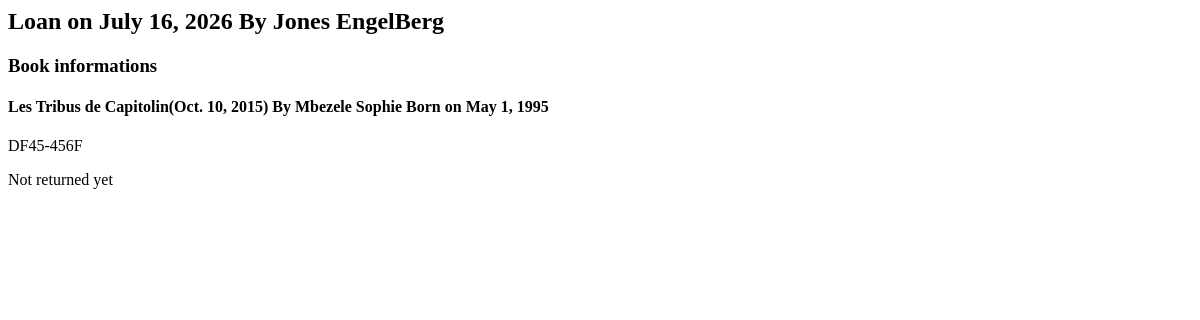
The app's page /loans/detail/1/, older data.
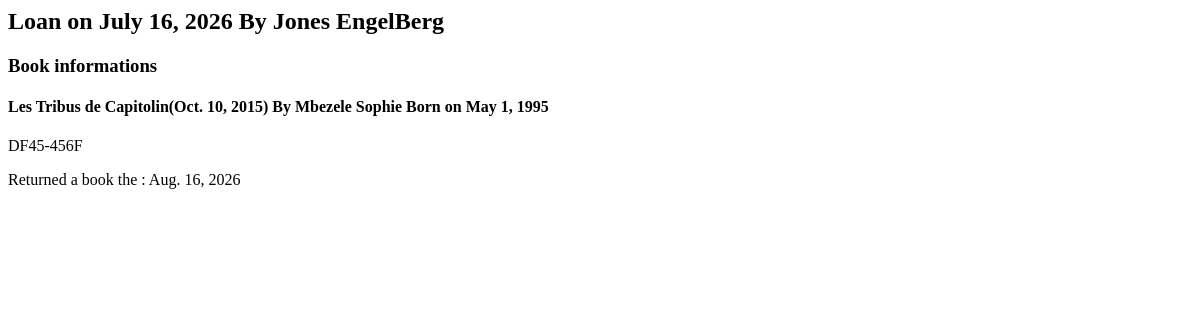
The same page, newer data.
### core/models.py (models this page shows, shortened)
class Loan(models.Model):
    book = models.ForeignKey(Book, on_delete=models.CASCADE)
    borrower = models.CharField(max_length=50)
    loan_date = models.DateField(auto_now=False, auto_now_add=True)
    return_date = models.DateField(auto_now=False, auto_now_add=False)
    effective_return_date = models.DateField(null=True, blank=True,auto_now=False, auto_now_add=False)
    class Meta:
        verbose_name = "loan"
        verbose_name_plural = "loans"

class Book(models.Model):
    title = models.CharField(max_length=50)
    isbn = models.CharField(unique=True, max_length=50)
    publication_date = models.DateField()
    available = models.BooleanField(default=True)
    author = models.ForeignKey("author", on_delete=models.SET_NULL, null=True)
    summary = models.TextField(null=True, blank=True)
    class Meta:
        verbose_name = "Book"
        verbose_name_plural = "Books"
        ordering = ["-publication_date"]

class Author(models.Model):
    name = models.CharField(max_length=50)
    surname = models.CharField(max_length=50)
    birthday = models.DateField(auto_now=False, auto_now_add=False)
    class Meta:
        verbose_name = "Author"
        verbose_name_plural = "Authors"

### core/views.py (the view)
# urls.py: path('loans/detail/<int:pk>/', views.detail_loan, name="detail_loan"),
def detail_loan(request, pk):
    loan = get_object_or_404(models.Loan, id=pk)
    return render(request, "core/loan_detail.html", {"loan":loan})

### core/templates/core/loan_detail.html
<h2>Loan on {{ loan.loan_date }} By {{ loan.borrower }} </h2>
<div><h3>Book informations</h3>
<h4>{{loan.book.title}}({{ loan.book.publication_date }}) By {{ loan.book.author.name}} {{loan.book.author.surname}} Born on {{loan.book.author.birthday}}</h4>
<p>{{loan.book.isbn}}<p>
</div>
{% if loan.effective_return_date %}
    <p>Returned a book the : {{ loan.return_date }}
{% else %}
    <p>Not returned yet</p>
{% endif %}

Row changes from the older to the newer data that the page shows:
changed Loan "Jones EngelBerg": effective_return_date empty → "2026-07-22" (drawn); return_date (not shown) → "Aug. 16, 2026"
Text that changed along with them:
text no longer shown: "Not returned yet"
text now shown: "Returned a book the :"
